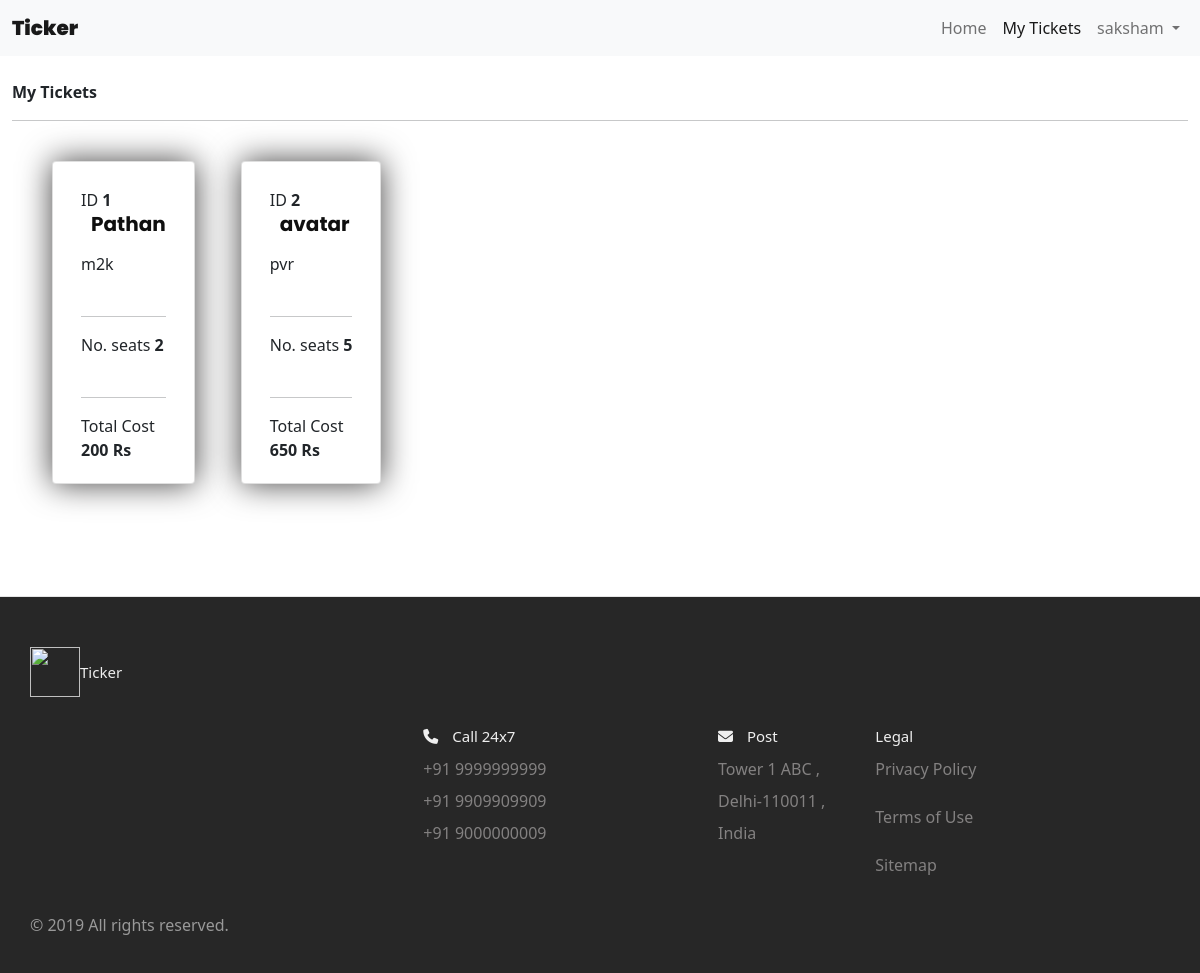
The page /my_tickets (signed in) on the database its author committed.
### website/models.py (models this page shows)
class RegisteredUser(db.Model, UserMixin):
    id = db.Column(db.Integer, primary_key=True)
    email = db.Column(db.String(100), unique=True)
    pas = db.Column(db.String(100))
    name = db.Column(db.String(100))
    is_admin = db.Column(db.Boolean)
    theater = db.relationship('Theaters')
    movie = db.relationship('Movie')
    show = db.relationship('Show')
    booked_ti = db.relationship('Ticket')

class Ticket(db.Model):
    id = db.Column(db.Integer, primary_key=True)
    booked_show = db.Column(db.Integer, db.ForeignKey('show.id'))
    booked_m = db.Column(db.Integer, db.ForeignKey('movie.id'))
    booked_t = db.Column(db.Integer, db.ForeignKey('theaters.id'))
    user = db.Column(db.Integer, db.ForeignKey('registered_user.id'))
    movie = db.Column(db.String(100))
    t = db.Column(db.String(100))
    address_t = db.Column(db.String(100))
    total_seats = db.Column(db.Integer)
    cost = db.Column(db.Integer)
    timinig_s = db.Column(db.DateTime(timezone=True), default=func.now())

### website/views.py (the view)
@view.route('/my_tickets')
@login_required
def my_tickets():
    return render_template('my_tickets.html', user=current_user)

### website/__init__.py (called while the page is built)
def create_app():
    app = Flask(__name__)
    app.config['SECRET_KEY'] = 'hjshjhdjah kjshkjdhjs'
    app.config['SQLALCHEMY_DATABASE_URI'] = 'sqlite:///' + DB_NAME
    db.init_app(app)
    from .views import view
    from .auth import auth
    app.register_blueprint(view, url_prefix='/')
    app.register_blueprint(auth, url_prefix='/')
    from .models import RegisteredUser, Theaters, Movie, Show
    create_database(app)
    login_manager = LoginManager()
    login_manager.login_view = 'auth.login'
    login_manager.init_app(app)
    @login_manager.user_loader
    def load_user(id):
        return RegisteredUser.query.get(int(id))
    return app

### website/templates/my_tickets.html (shortened to what this page needs)
{% extends "base.html" %}
{% block content %}
<nav class="navbar navbar-expand-lg navbar-light bg-light">
    <div class="container-fluid">
      <a class="navbar-brand" style="font-weight: 1000; font-family: 'Poppins', sans-serif" href="#">Ticker</a>
      <div class="collapse navbar-collapse d-md-flex justify-content-md-end" id="navbarNavDropdown">
        <ul class="navbar-nav navbar-nav mr-auto">
          <li class="nav-item">
            <a class="nav-link" aria-current="page" href="/">Home</a>
          </li>
          {% if user.is_authenticated %}
          <li class="nav-item">
            {% if user.is_admin %}
              <a class="nav-link" href="/my_theaters">Theater</a>
              <a class="nav-link" href="/movies">Movies</a>
          </li>
          {% else %}
          <a class="nav-link active" href="/my_tickets">My Tickets</a>
          {% endif %}
          {% endif %}
          </li>
          {% if user.is_authenticated %}
          <li class="nav-item dropdown">
            <a class="nav-link dropdown-toggle" href="#" id="navbarDropdown" role="button" data-bs-toggle="dropdown" aria-expanded="false">
              {% if user.is_admin %}
                {{ user.name }}, Admin
              {% else %}
                {{ user.name }}
              {% endif %}
            </a>
          </li>
          {% else %}
          <li class="nav-item justify-content-end">
            <a class="nav-link" href="/login">Login</a>
          </li>
          {% endif %}
        </ul>
      </div>
    </div>
  </nav>
<div class="container-fluid align-self-center">
    <br/><p><strong >My Tickets</strong></p> <hr/>
    <div class="container pt-4 pb-4">
        <div class="row row-cols-auto">
        {% for ticket in user.booked_ti %}
        <div class="card" style="margin-right:24px">
            <div class="card-body">
              <p class="card-text">ID <strong>{{ ticket.id }}</strong></p>
              <h5 class="card-title"><div class="fw-bold">{{ ticket.movie }}</div></h5>
              <p class="card-text">{{ ticket.t }}</p>
              <hr/>
              <p class="card-text">No. seats <strong>{{ ticket.total_seats }}</strong></p>
              <hr/>
              Total Cost <div class="fw-bold">{{ ticket.cost }} Rs</div>
            </div>
          </div>
        {% endfor %}
        </div>
      </div>
    </div>
{% endblock %}

### website/static/styles.css (style rules this page uses)
*, *::before, *::after { margin: 0; padding: 0; outline: 0; box-sizing: border-box; text-decoration: none; list-style: none; border: none; }
body { font-family: 'Poppins', sans-serif; color: #322f2f; background-color: #ffffff; overflow-x: hidden; background-color: hsl(252, 30%, 95%); }
.container { width: 80%; margin: 0 auto; }
nav { width: 100%; background-color: #fff; padding: 0.7rem 0; position: fixed; top: 0; z-index: 10; }
.card { border-radius: 40px; box-shadow: 0 0 2rem #434242; margin: 32px 22px; width: 227px; height: 323px; cursor: pointer; margin-bottom: 88px; }
.card-text { margin-top: 10px; margin-bottom: 40px; }
.card-body .card-title { border-radius: 40px; text-align: left; color: #0f0f0f; padding-left: 10px; text-decoration: none; font-size: 20px; margin-top: -80px; margin-bottom: 40px; height: 40px; padding-top: 40px; font-family: 'Poppins', sans-serif; }
*, *:before, *:after { box-sizing: border-box; }
html { font-size: 100%; }
body { font-family: acumin-pro, system-ui, sans-serif; margin: 0; display: grid; grid-template-rows: auto 1fr auto; font-size: 14px; background-color: #f4f4f4; align-items: start; min-height: 100vh; }

### rows shown on the page
RegisteredUser: name "saksham"
Ticket: id "1", movie "Pathan", t "m2k", total_seats "2", cost "200"
Ticket: id "2", movie "avatar", t "pvr", total_seats "5", cost "650"
